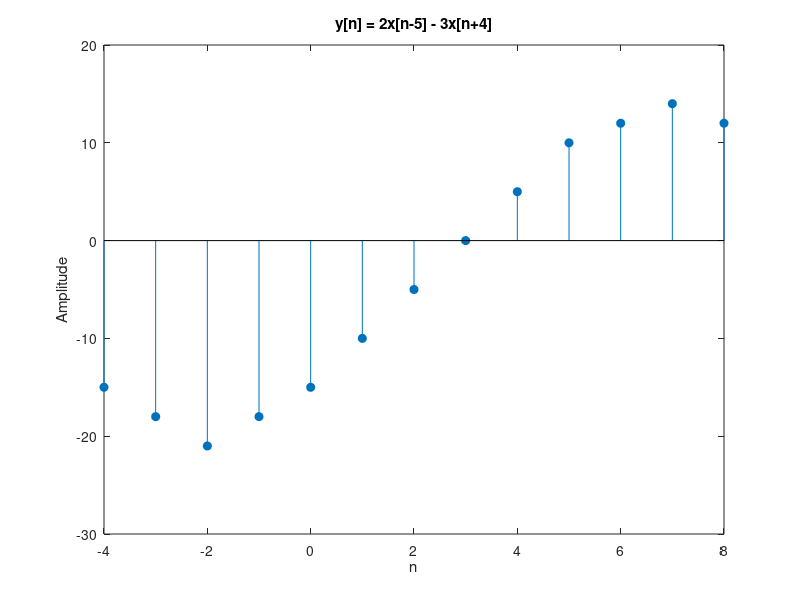

Here is the MATLAB script that generated this plot:
% Given sequence
x = [1 2 3 4 5 6 7 6 5 4 3 2 1];
n = -4:8;  % 0 index at element 5 ? n = -4 to 8

% Compute y[n] = 2x[n-5] - 3x[n+4]
n_shift = n;
x_shift_minus5 = [zeros(1,5), x(1:end-5)];
x_shift_plus4 = [x(5:end), zeros(1,4)];

y = 2*x_shift_minus5 - 3*x_shift_plus4;

stem(n_shift, y, 'filled');
title('y[n] = 2x[n-5] - 3x[n+4]');
xlabel('n'); ylabel('Amplitude');